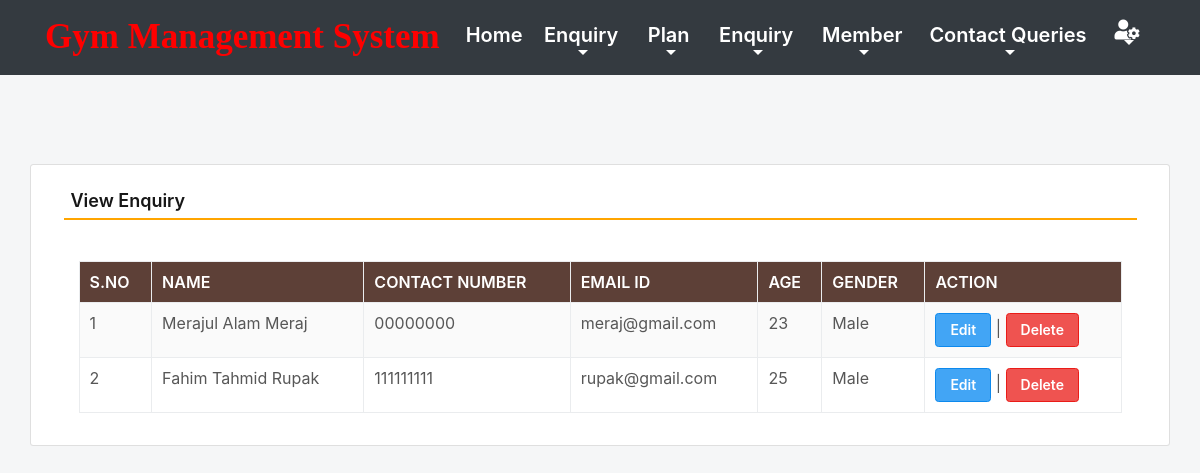
Screenshot of /viewEnquiry (signed in) with the database file from the repository.
### gym/models.py (models this page shows, shortened)
class Enquiry(models.Model):
    name = models.CharField(max_length=150, null=True)
    mobile = models.CharField(max_length=15, null=True)
    email = models.CharField(max_length=50, null=True)
    age = models.CharField(max_length=15, null=True)
    gender = models.CharField(max_length=10, null=True)

### gym/views.py (the view)
# urls.py: path('viewEnquiry', viewEnquiry, name='viewEnquiry'),
def viewEnquiry(request):
    if not request.user.is_authenticated:
        return redirect(admin_login)
    enquiry = Enquiry.objects.all()
    return render(request,'viewEnquiry.html', locals())

### gym/templates/viewEnquiry.html (shortened to what this page needs)
{% include 'admin_nav.html' %}
{% load static %}
 <html lang="en" class="no-focus">
 <link rel="stylesheet" id="css-main" href="{% static 'css1/codebase.min.css' %}">
 <br><br><br><br>
	<div class="container card shadow mt-5">
		<div class="card-body">
			<h5 class="p-2" style="border-bottom: 2px solid orange">View Enquiry</h5>
             <br>
            <div class="container-fluid">
             <table id="example" class="table table-striped table-bordered" style="width:100%">
                  <thead class="text-white" style="background-color : #5d4037;">
				     <tr>
					   <th>S.No</th>
					   <th>Name</th>
					   <th>Contact Number</th>
					   <th>Email ID</th>
                       <th>Age</th>
					   <th>Gender</th>
					   <th>Action</th>
				     </tr>
			      </thead>
			       <tbody>
                     {% for i in enquiry %}
			          <tr>
                        <td>{{forloop.counter}}</td>
						<td>{{i.name}}</td>
						<td>{{i.mobile}}</td>
						<td>{{i.email}}</td>
						<td>{{i.age}}</td>
						<td>{{i.gender}}</td>
						<td><a href="{% url 'edit_Enquiry' i.id %}" class="btn btn-primary">Edit</a> |
                          <a href="{% url 'delete_Enquiry' i.id %}" class="btn btn-danger" onclick="return confirm('Are you sure to delete this Enquiry ?')">Delete</a></td>
                      </tr>
                      {% endfor %}
                   </tbody>
		        </table>
            </div>
        </div>
	</div>
        <link rel="stylesheet" href="https://use.fontawesome.com/releases/v5.6.3/css/all.css">
 </html>

### rows the page displays
Enquiry: name "Merajul Alam Meraj", mobile "00000000", email "meraj@gmail.com", age "23", gender "Male"
Enquiry: name "Fahim Tahmid Rupak", mobile "111111111", email "rupak@gmail.com", age "25", gender "Male"
